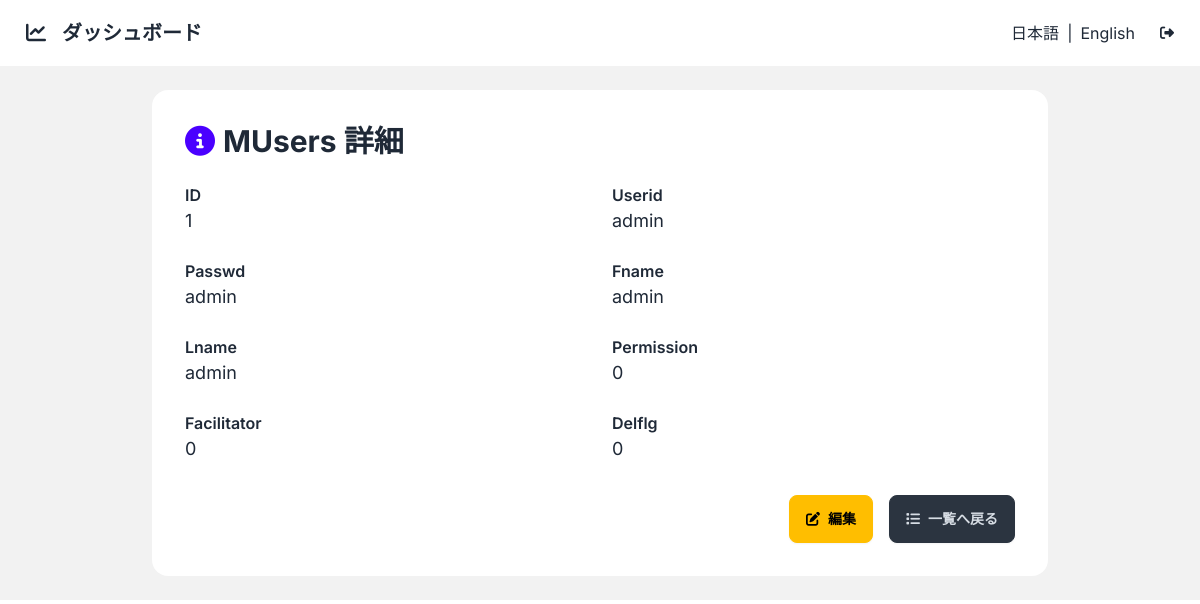
Page /m_users/1 (signed in) on the committed database.
### app/models/m_users.py (models this page shows)
class MUsers(BaseModel):
    __tablename__ = "m_users"
    userid = Column(String(50))
    passwd = Column(String(100))
    fname = Column(String(50))
    lname = Column(String(50))
    permission = Column(Integer)
    facilitator = Column(Integer)
    delflg = Column(Integer)

### app/core/base_crud.py (the view)
        @router.get("/{item_id}", response_class=HTMLResponse)
        async def read_item(request: Request, item_id: int, db: Session = Depends(get_db)):
            item = db.query(model).filter(model.id == item_id).first()
            if not item:
                raise HTTPException(status_code=404, detail="Item not found")
            fields = [col for col in model.__table__.columns if col.name != 'id']
            return templates.TemplateResponse(
                f"{template_base}/detail.html",
                {
                    "request": request,
                    "item": item,
                    "table_name": model.__tablename__,
                    "model_name": model.__name__,
                    "fields": fields
                }
            )

### app/templates/m_users/detail.html
{% extends "detail.html" %}

### app/templates/detail.html (shortened to what this page needs)
{% extends "base.html" %}
{% block content %}
<div class="max-w-4xl w-full mx-auto glass-effect rounded-box p-6 sm:p-8 card fade-in">
    <h1 class="text-2xl sm:text-3xl font-bold mb-6 text-center sm:text-left">
        <i class="fas fa-info-circle text-primary mr-2"></i>{{ model_name }} 詳細
    </h1>
    <div class="grid grid-cols-1 md:grid-cols-2 gap-6">
        <div>
            <h2 class="font-semibold">ID</h2>
            <p class="text-lg">{{ item.id }}</p>
        </div>
        {% for field in fields %}
        <div>
            <h2 class="font-semibold">{{ field.name.replace('_', ' ').title() }}</h2>
            <p class="text-lg">{{ item[field.name] if item[field.name] is not none else '—' }}</p>
        </div>
        {% endfor %}
    </div>
    <div class="flex flex-col sm:flex-row justify-end mt-8 space-y-4 sm:space-y-0 sm:space-x-4">
        <a href="/{{ table_name }}/{{ item.id }}/edit" class="btn btn-warning gap-2">
            <i class="fas fa-edit"></i>編集
        </a>
        <a href="/{{ table_name }}" class="btn btn-neutral gap-2">
            <i class="fas fa-list"></i>一覧へ戻る
        </a>
    </div>
</div>
{% endblock %}

### app/templates/base.html (style rules this page uses)
body { font-family: 'Inter', sans-serif; }
.glass-effect { background: rgba(255, 255, 255, 0.95); backdrop-filter: blur(20px); border: 1px solid rgba(255, 255, 255, 0.2); }
.fade-in { animation: fadeIn 0.8s ease-out forwards; }

### rows in the picture
MUsers: id "1", userid "admin" "admin" "admin" "admin" "0" "0" "0"

### other values in the picture
{{ model_name }} "MUsers"
{{ field.name.replace('_', ' ').title() }} "Userid" "Passwd" "Fname" "Lname" "Permission" "Facilitator" "Delflg"
